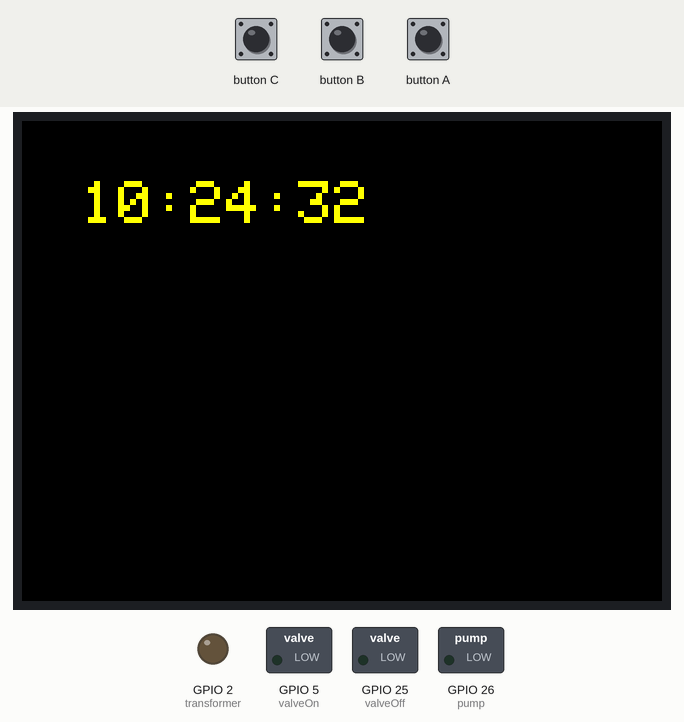
Recording of a sketch running on a simulated ESP32. On the bench: 320×240 colour display, switched loads named in the sketch (green lamp = pin HIGH), output pins drawn as LEDs (lit = HIGH). Inputs (shaded band) come from the test bench. WiFi joins after 1.5 s; servers stay silent unless stated; network time is answered at once with the bench clock; the local clock reads 2024-03-15 10:24:30 at power-on unless the sketch sets it; what the sketch prints to the serial monitor is not drawn.

Above: at 2.63 s.
2.9 s: button A pressed for 0.35 s
At 4.4 s:
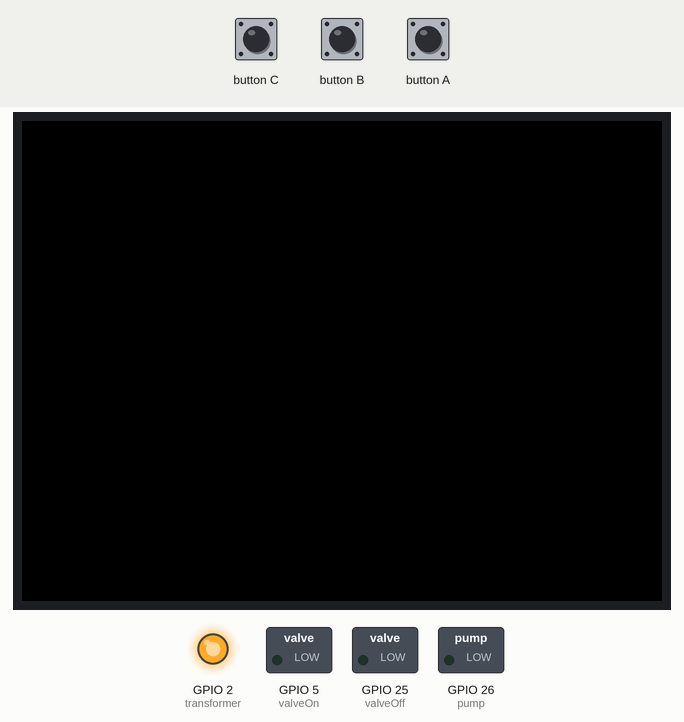
At 5.2 s:
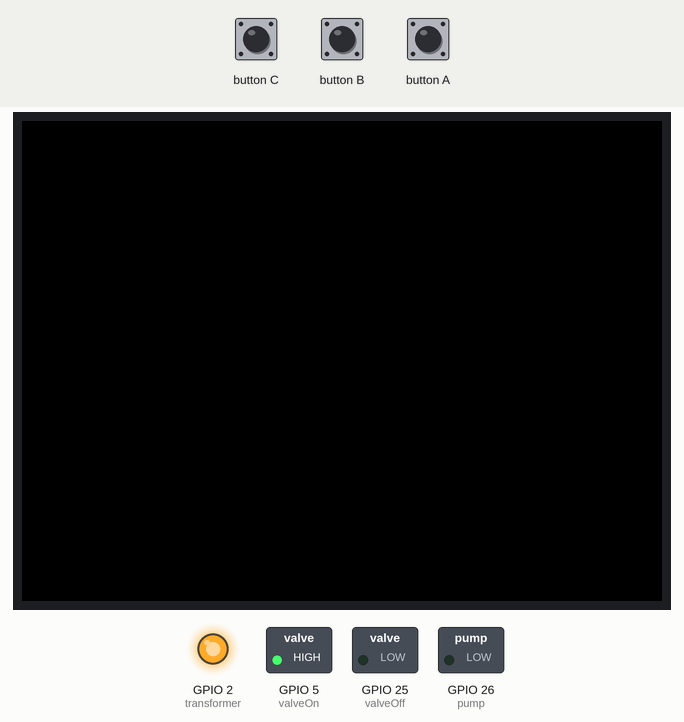
Timing chart, 0 to 22.1 s (numbered marks = the images above; inputs shaded):
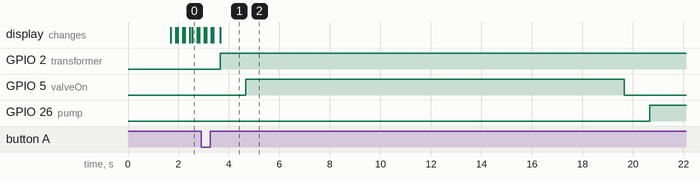

Measured:
- after the input at 2.9 s, GPIO 2 (transformer): LOW → HIGH after 0.76 s; GPIO 5 (valveOn): LOW → HIGH after 1.8 s, → LOW 15.0 s later; GPIO 26 (pump): LOW → HIGH after 17.8 s

The sketch:

waterControl.ino
```cpp
#include <NTPClient.h>
// change next line to use with another board/shield
#include <WiFi.h>
#include <Arduino.h>
#include <M5Stack.h>
const char *ssid     = "aaaa";
const char *password = "xxxx";
const long utcOffsetInSeconds = 25200;

int transformer = 2;
int valveOff = 25;
int valveOn = 5;
int pump = 26;

WiFiUDP ntpUDP;
NTPClient timeClient(ntpUDP, "pool.ntp.org", utcOffsetInSeconds);

void setup(){
  Serial.begin(115200);
 M5.begin();
  WiFi.begin(ssid, password);
  M5.Power.begin();

  while ( WiFi.status() != WL_CONNECTED ) {
    delay ( 500 );
    Serial.print ( "." );
  }

  timeClient.begin();

  pinMode(transformer, OUTPUT);
  pinMode(valveOff, OUTPUT);
  pinMode(valveOn, OUTPUT);
  pinMode(pump, OUTPUT);
}


void makeRain(){
  Serial.println("Its time!!");
  Serial.println("Turn on transformer");
  digitalWrite(transformer, HIGH);
  Serial.println("Wait for flux");
  delay(1000);
  Serial.println("Turn valve on");
  digitalWrite(valveOn, HIGH);
  delay(15000);
  digitalWrite(valveOn, LOW);
  Serial.println("Valve is on");
  delay(1000);

  Serial.println("Turn pump on for 5 minite");
  digitalWrite(pump, HIGH);
  delay(300000);
  Serial.println("Turn pump off");
  digitalWrite(pump, LOW);

  Serial.println("Turn valve off");
  digitalWrite(valveOff, HIGH);
  delay(15000);
  digitalWrite(valveOff, LOW);
  Serial.println("Valve is off");
  delay(1000);
  Serial.println("Turn off transformer");
  digitalWrite(transformer, LOW);
}

void loop() {
  M5.update();
  timeClient.update();
  Serial.println(timeClient.getFormattedTime());
  M5.Lcd.setCursor(30,30);
  M5.Lcd.setTextSize(3);
  M5.Lcd.setTextColor(TFT_YELLOW, TFT_BLACK);
  M5.Lcd.print(timeClient.getFormattedTime());
  delay(200);
  M5.Lcd.clear();
  //M5.Lcd.fillScreen(TFT_BLACK);
  if(timeClient.getHours() == 9 && timeClient.getMinutes() == 00){
    makeRain();
  }
  //else if (timeClient.getHours() == 12 && timeClient.getMinutes() == 00){
  //  makeRain();
  //}
  else if (timeClient.getHours() == 15 && timeClient.getMinutes() == 00){
    makeRain();
  }
  //else if (timeClient.getHours() == 18 && timeClient.getMinutes() == 33){
  //  makeRain();
  //}
  else if (M5.BtnA.wasReleased()) {
    makeRain();
  }

}
```
